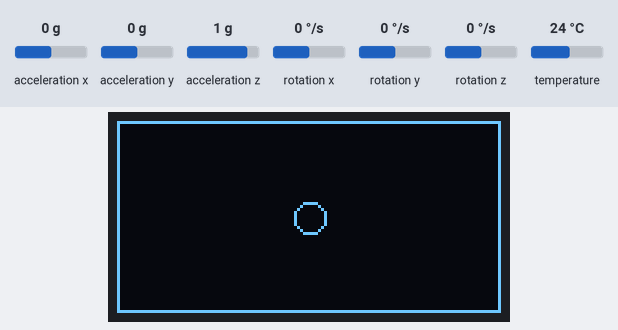
Simulated run of this sketch. Board: ESP32. On the bench: 128×64 one-colour display. Inputs (shaded band) come from the test bench; at power-on: acceleration x 0 g, acceleration y 0 g, acceleration z 1 g, rotation x 0 °/s, rotation y 0 °/s, rotation z 0 °/s, temperature 24 °C. What the sketch prints to the serial monitor is not drawn.

Above: at 1.2 s.
1.3 s: acceleration x set to -1.4 g
At 1.34 s:
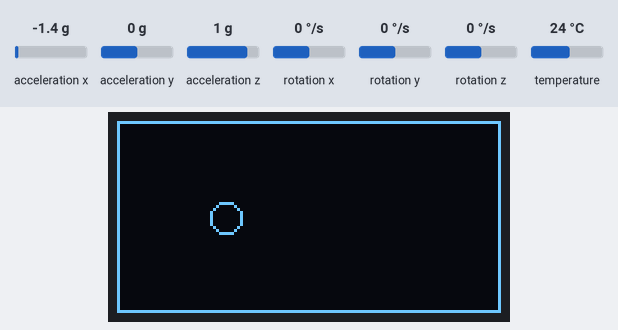
At 1.8 s:
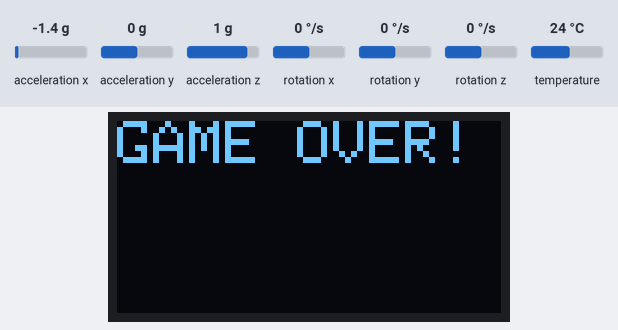
Timing chart, 0 to 4.3 s (numbered marks = the images above; inputs shaded):
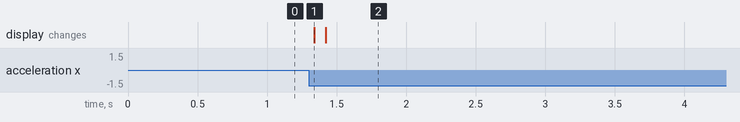

Measured:
- after the input at 1.3 s, the display: changes at once (image 1)

The sketch:

gyroscope.ino
```cpp
// (licence header left out)
#include <Adafruit_MPU6050.h>
#include <Adafruit_Sensor.h>
#include <Adafruit_GFX.h>
#include <Adafruit_SSD1306.h>
#include <Wire.h>

/* IC2 bus parameters for the ESP32 Azure IoT kit */
#define I2C_SDA_PIN         25
#define I2C_SCL_PIN         26
#define IC2_SPEED           400000

/* Parameters for the OLED screen */
#define SCREEN_WIDTH        128
#define SCREEN_HEIGHT       64
#define SCREEN_RESET        -1
#define SCREEN_ADDRESS      0x3C

/* Class instantiations */
Adafruit_SSD1306  display(SCREEN_WIDTH, SCREEN_HEIGHT, &Wire, SCREEN_RESET);
Adafruit_MPU6050 mpu;

/* Gyroscope data struct */
struct sensor_data {
  float acceleration_x;
  float acceleration_y;
  float acceleration_z;

  float gyro_x;
  float gyro_y;
  float gyro_z;

  float temperature;
};

/* dot position struct */
struct dot_position {
  int x;
  int y;
  int radius;
};

dot_position dot_pos = { 64, 32, 5 };
bool playing = true;

void initMPU() {
  if (!mpu.begin()) {
    Serial.println("Failed to find MPU6050 chip");
    while (1) {
      delay(10);
    }
  }
  Serial.println("MPU6050 Found!");

  mpu.setAccelerometerRange(MPU6050_RANGE_8_G);
}

/*
 * Draw boundary lines
 */
void display_draw_boundaries() {
  // Draw horizontal lines
  display.drawFastHLine(0, 0, SCREEN_WIDTH, SSD1306_WHITE);
  display.drawFastHLine(0, SCREEN_HEIGHT - 1, SCREEN_WIDTH, SSD1306_WHITE);

  // Draw Vertical lines
  display.drawFastVLine(0, 0, SCREEN_HEIGHT, SSD1306_WHITE);
  display.drawFastVLine(SCREEN_WIDTH - 1, 0, SCREEN_HEIGHT, SSD1306_WHITE);
}

/**
 * Initialize the display and print program name
 */
void setup_display() {
  if(!display.begin(SSD1306_SWITCHCAPVCC, SCREEN_ADDRESS, true, false)) {
    Serial.println("Screen initialization failed");
    while(true);
  }
  Serial.println("Display initialized");

  /* Display header */
  display.clearDisplay();
  display_draw_boundaries();
}

/*
 * Display the first dot on the screen
 */
void draw_dot() {
    display.clearDisplay();
    display_draw_boundaries();
    display.drawCircle(dot_pos.x, dot_pos.y, dot_pos.radius, SSD1306_WHITE);
    display.display();
}

/*
 * Moves the dot according to the sensor data
 */
void move_dot(sensor_data sensorData) {
  if (!playing) {
    return;
  }

  dot_pos.x += sensorData.acceleration_x * 2;
  dot_pos.y -= sensorData.acceleration_y * 2;

  draw_dot();
  check_dot_position();
}

/*
 * Checks if the dot is still withing given boundaries
 */
void check_dot_position() {
  if (
    dot_pos.x + (dot_pos.radius / 2) >= SCREEN_WIDTH
    || dot_pos.x + (dot_pos.radius / 2) <= 0
    || dot_pos.y + (dot_pos.radius / 2) >= SCREEN_HEIGHT
    || dot_pos.y + (dot_pos.radius / 2) <= 0
    ) {
      end_game();
  }
}

/*
 * Ends the game
 */
void end_game() {
  playing = false;
  display.clearDisplay();
  display.cp437(true);
  display.setTextSize(2);
  display.setTextColor(SSD1306_WHITE);
  display.setCursor(0, 0);
  display.println("GAME OVER!");
  display.display();
}

/*
 * Collects the sensor data in a struct
 *
 * @returns {sensor_data} A new struct containing all the sensor data info
 */
sensor_data getSensorData() {
  sensors_event_t a, g, temp;
  mpu.getEvent(&a, &g, &temp);

  return sensor_data {
    a.acceleration.x,
    a.acceleration.y,
    a.acceleration.z,

    g.gyro.y,
    g.gyro.x,
    g.gyro.z,

    temp.temperature
  };
};

/**
 * Initialize the hardware
 */
void setup() {
  /* Initialize the serial console port */
  Serial.begin(115200);
  Serial.println("BlueCherry hackathon display example");

  /* Initialize the I2C bus on the board */
  Wire.begin(I2C_SDA_PIN, I2C_SCL_PIN);
  Wire.setClock(400000);

  initMPU();
  setup_display();
}

/**
 * Main application which runs in infinite loop.
 */
void loop() {
  sensor_data sensorData = getSensorData();
  Serial.print("Rotation X: ");
  Serial.print(sensorData.gyro_x);
  Serial.print(", Y: ");
  Serial.print(sensorData.gyro_y);
  Serial.print(", Z: ");
  Serial.print(sensorData.gyro_z);
  Serial.println(" rad/s");
  Serial.println(playing);

  move_dot(sensorData);
  delay(1);
}
```
